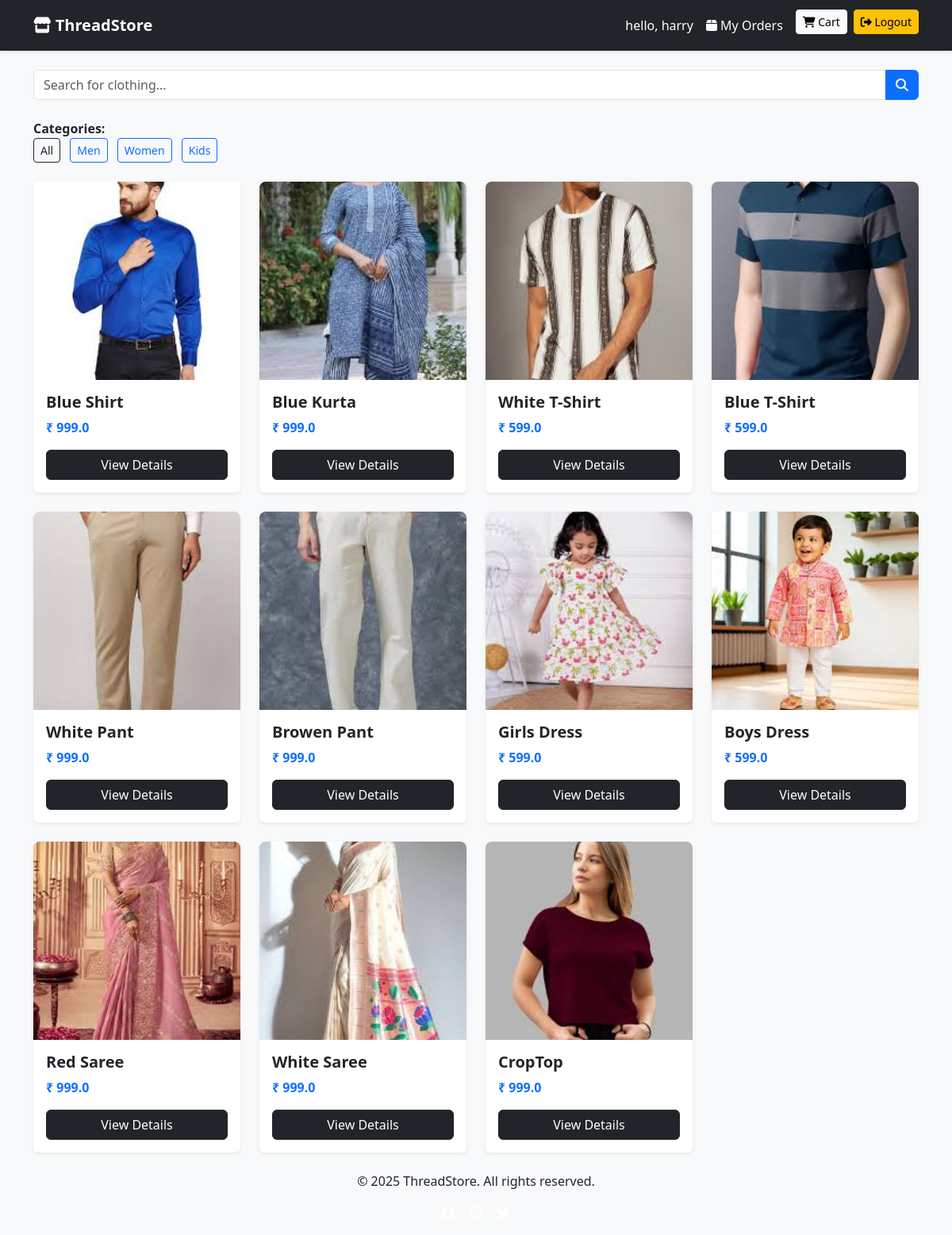
The page / (signed in) on the database its author committed.
### store/models.py (models this page shows, shortened)
class Category(models.Model):
    name = models.CharField(max_length=100)

class Product(models.Model):
    category = models.ForeignKey(Category, on_delete=models.CASCADE)
    title = models.CharField(max_length=200)
    description = models.TextField()
    price = models.FloatField()
    image = models.ImageField(upload_to='products/')
    stock = models.IntegerField(default=10)

### store/views.py (the view)
# urls.py: 2. Add a URL to urlpatterns:  path('', views.home, name='home')
def home(request):
    query = request.GET.get("q", "")
    category_id = request.GET.get("cat", "")
    products = Product.objects.all()
    categories = Category.objects.all()
    if query:
        products = products.filter(title__icontains=query)
    if category_id:
        products = products.filter(category__id=category_id)
    return render(request, "store/home.html", {
        "products": products,
        "categories": categories,
        "query": query,
    })

### templates/store/home.html
{% extends "store/base.html" %}
{% block content %}
<form method="GET" class="mb-4">
  <div class="input-group">
    <input type="text" name="q" class="form-control" placeholder="Search for clothing..."
           value="{{ query }}">
    <button class="btn btn-primary">
      <i class="fa-solid fa-magnifying-glass"></i>
    </button>
  </div>
</form>
<div class="mb-4">
  <strong>Categories:</strong><br>
  <a href="/" class="btn btn-outline-dark btn-sm category-btn">All</a>
  {% for cat in categories %}
    <a href="/?cat={{ cat.id }}" class="btn btn-outline-primary btn-sm category-btn">
      {{ cat.name }}
    </a>
  {% endfor %}
</div>
<div class="row">
  {% for product in products %}
  <div class="col-md-3 mb-4">
    <div class="card product-card border-0 shadow-sm">
      <img src="{{ product.image.url }}" class="product-img">
      <div class="card-body">
        <h5 class="fw-bold">{{ product.title }}</h5>
        <p class="text-primary fw-bold">₹ {{ product.price }}</p>
        <a href="/product/{{ product.id }}/" class="btn btn-dark w-100">
          View Details
        </a>
      </div>
    </div>
  </div>
  {% endfor %}
</div>
{% endblock %}

### templates/store/base.html (shortened to what this page needs)
<!DOCTYPE html>
<html>
<head>
    <link href="https://cdn.jsdelivr.net/npm/bootstrap@5.3.0/dist/css/bootstrap.min.css" rel="stylesheet">
    <link href="https://cdnjs.cloudflare.com/ajax/libs/font-awesome/6.5.0/css/all.min.css" rel="stylesheet">
</head>
<body>
<nav class="navbar navbar-dark bg-dark navbar-expand-lg shadow-sm">
  <div class="container">
    <a class="navbar-brand fw-bold" href="/">
        <i class="fa-solid fa-store"></i> ThreadStore
    </a>
    <div class="collapse navbar-collapse" id="navMenu">
      <ul class="navbar-nav">
        {% if user.is_authenticated %}
        <li class="nav-item">
          <a class="nav-link text-white" href="/">
             hello, {{user.username}}
          </a>
        </li>
        <li class="nav-item">
          <a class="nav-link text-white" href="/my-orders/">
            <i class="fa-solid fa-box"></i> My Orders
          </a>
        </li>
        <li class="nav-item ms-2">
          <a class="btn btn-light btn-sm" href="/cart/">
            <i class="fa-solid fa-cart-shopping"></i> Cart
          </a>
        </li>
        <li class="nav-item ms-2">
          <a class="btn btn-warning btn-sm" href="/logout/">
            <i class="fa-solid fa-right-from-bracket"></i> Logout
          </a>
        </li>
        {% endif %}
      </ul>
    </div>
  </div>
</nav>
<div class="container mt-4">
  {% block content %}{% endblock %}
</div>
<footer>
  <div class="container text-center">
    <p>© 2025 ThreadStore. All rights reserved.</p>
    <p>
      <a href="https://www.facebook.com" target="_blank" class="text-white mx-2"><i class="fa-brands fa-facebook"></i></a>
      <a href="https://www.instagram.com" target="_blank" class="text-white mx-2"><i class="fa-brands fa-instagram"></i></a>
      <a href="https://www.twitter.com" target="_blank" class="text-white mx-2"><i class="fa-brands fa-twitter"></i></a>
    </p>
  </div>
</footer>
</body>
</html>

### templates/store/base.html (style rules this page uses)
body { background: #f8f9fa; }
.navbar { padding: 12px 0; }
.product-img { height: 250px; object-fit: cover; border-radius: 8px 8px 0 0; }
.category-btn { margin-right: 8px; }

### rows shown on the page
Category: name "Men"
Category: name "Women"
Category: name "Kids"
Product: image (picture), title "Blue Shirt", price "999.0"
Product: image (picture), title "Blue Kurta", price "999.0"
Product: image (picture), title "White T-Shirt", price "599.0"
Product: image (picture), title "Blue T-Shirt", price "599.0"
Product: image (picture), title "White Pant", price "999.0"
Product: image (picture), title "Browen Pant", price "999.0"
Product: image (picture), title "Girls Dress", price "599.0"
Product: image (picture), title "Boys Dress", price "599.0"
Product: image (picture), title "Red Saree", price "999.0"
Product: image (picture), title "White Saree", price "999.0"
Product: image (picture), title "CropTop", price "999.0"

### other values the page prints
{{ user.username }} "harry"
